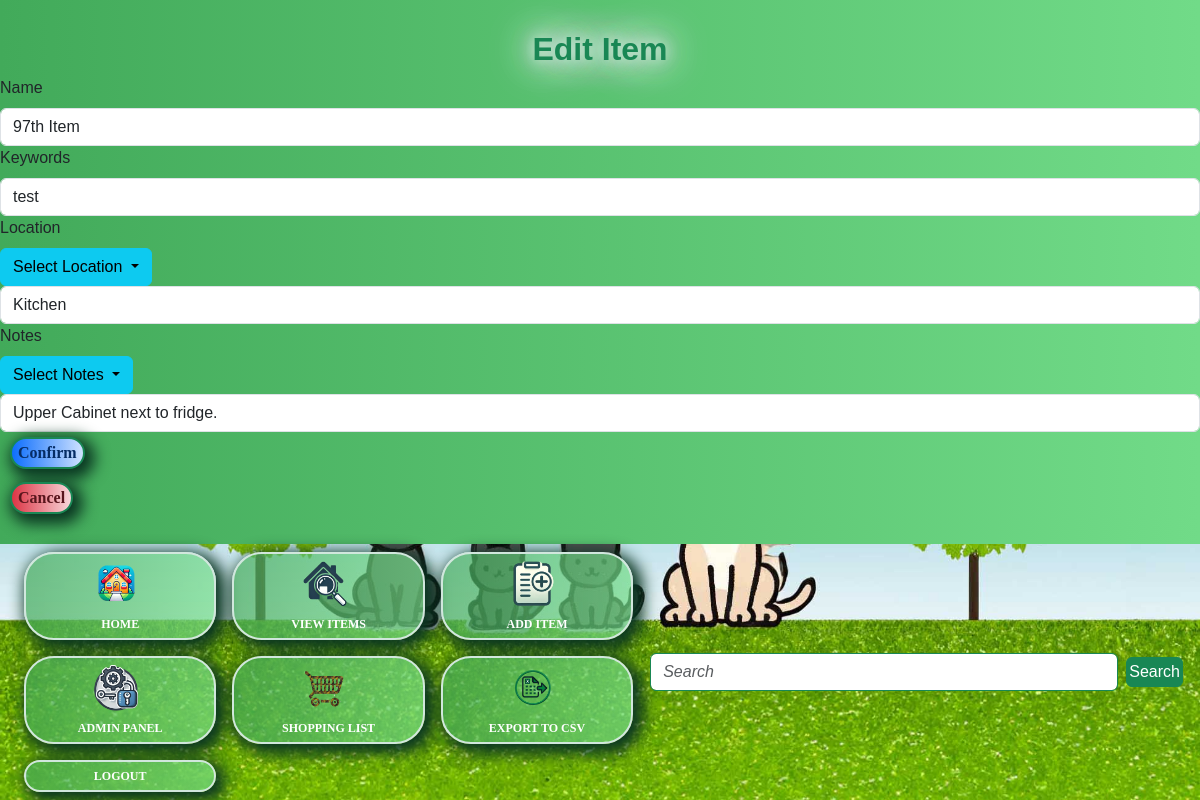
Screenshot of /edit/100 (signed in) with the database file from the repository.
### app/models.py (models this page shows, shortened)
class Item(db.Model):
    id = db.Column(db.Integer, primary_key=True)
    name = db.Column(db.String(100), nullable=False)
    keywords = db.Column(db.String(200), nullable=True)
    location = db.Column(db.String(100), nullable=False)
    notes = db.Column(db.String, nullable=True)

### app/routes.py (the view, shortened to what this page needs)
@app.route('/edit/<int:item_id>', methods=['GET', 'POST'])
@login_required
@admin_required
def edit_item(item_id):
    item = Item.query.get_or_404(item_id)
    form = ItemForm(obj=item)
    locations = get_distinct_locations()
    return render_template('edit_item.html', form=form, locations=locations)

### app/forms.py
class ItemForm(FlaskForm):
    name = StringField('Name', validators=[DataRequired()])
    keywords = StringField('Keywords')
    location = StringField('Location', validators=[DataRequired()])
    notes = StringField('Notes')
    submit = SubmitField('Add Item')

### app/__init__.py (called while the page is built)
@login_manager.user_loader
def load_user(user_id):
    return models.User.query.get(int(user_id))

### app/routes.py (called while the page is built)
def get_distinct_locations():
    locations = Item.query.with_entities(Item.location).distinct().all()
    return [loc[0] for loc in locations]

### app/templates/edit_item.html (shortened to what this page needs)
{% extends "base.html" %}
{% block content %}
<h2>Edit Item</h2>
<form method="POST" action="" class="form">
   <div class="form-group">
    {{ form.name.label(class="form-label") }}<br>
    {{ form.name(class="form-control", size=32, placeholder="What is the name of the item?") }}
  </div>
  <div class="form-group">
    {{ form.keywords.label(class="form-label") }}<br>
    {{ form.keywords(class="form-control", size=32, placeholder="Use keywords for categorizing.") }}
  </div>
  <div class="form-group">
    {{ form.location.label(class="form-label") }}<br>
    <div class="dropdown">
      <button class="btn btn-info dropdown-toggle" type="button" id="dropdownMenuButton" data-bs-toggle="dropdown" aria-expanded="false">
        Select Location
      </button>
    {{ form.location(class="form-control", size=32, id="locationInput", placeholder="What room is this in?") }}
  </div>
  <div class="form-group">
    {{ form.notes.label(class="form-label") }}<br>
    <div class="dropdown">
      <button class="btn btn-info dropdown-toggle" type="button" id="notesDropdownButton" data-bs-toggle="dropdown" aria-expanded="false">
        Select Notes
      </button>
    </div>
    {{ form.notes(class="form-control", placeholder="Where in the room is this item?") }}
  </div>
  <div class="form-group">
    <button type="submit" class="btn btn-primary" id="btnAddItem">Confirm</button>
  </div>
</form>
<a href="{{ url_for('view_items') }}" class="btn btn-secondary mt-2" id="btnCancel">Cancel</a>
{% endblock %}

### app/static/styles.css (style rules this page uses)
body { background: linear-gradient(to right, #42aa5a 0%, #71db88 100%); }
body { font-family: Arial, sans-serif; }
h2, h5 { margin-top: 30px; text-align: center; text-shadow: 0 0 15px #fff, 0 0 50px #d1e7dd, 0 0 35px #fff, 0 0 20px #198754, 0 0 30px #d1e7dd, 0 0 40px #d1e7dd, 2px 2px 2px rgba(206,89,55,0); color: #198754; font-weight: bolder; }
input::placeholder, textarea::placeholder { font-style: italic; font-size: 16px; }
#btnAddItem { margin: 5px 2px 5px 10px; color: #052c65; font-size: 16px; line-height: 16px; padding: 6px; border-radius: 17px; font-family: Georgia, serif; font-weight: 700; text-decoration: none; font-style: normal; font-variant: normal; text-transform: none; background-image: linear-gradient(to right, #0d6efd 0%, #cfe2ff 100%); box-shadow: #0a3622 5px 5px 15px 5px; border: 2px solid #198754; display: inline-block; }
#btnCancel { margin: 5px 2px 5px 10px; color: #58151c; font-size: 16px; line-height: 16px; padding: 6px; border-radius: 17px; font-family: Georgia, serif; font-weight: 700; text-decoration: none; font-style: normal; font-variant: normal; text-transform: none; background-image: linear-gradient(to right, #dc3545 0%, #f8d7da 100%); box-shadow: #0a3622 5px 5px 15px 5px; border: 2px solid #198754; display: inline-block; }

### rows the page displays
Item: name "97th Item", keywords "test", location "Kitchen", notes "Upper Cabinet next to fridge."
